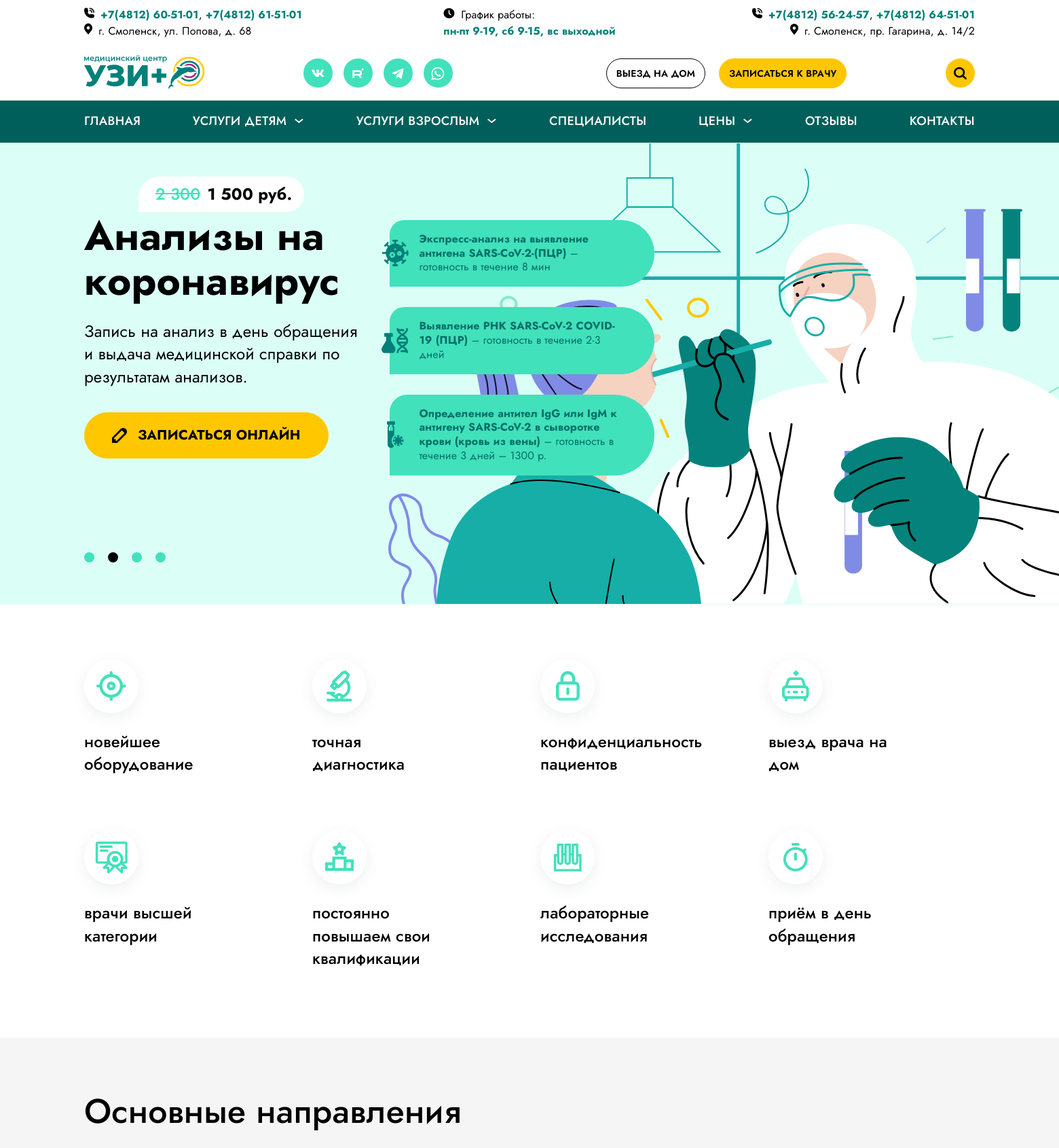
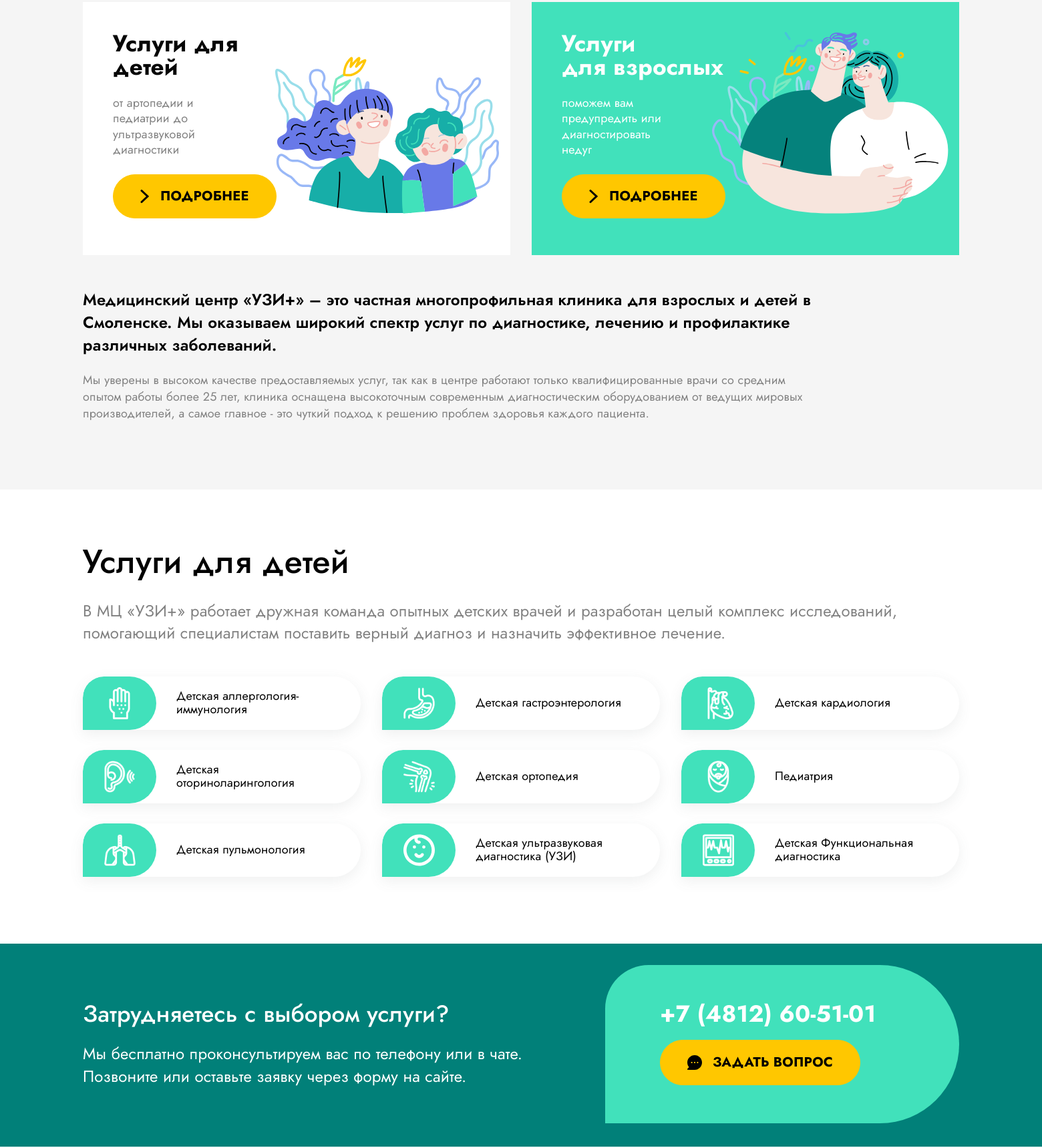
The page / (upper part) on the database its author committed (2 pictures, top to bottom).
### tables this page shows
CREATE TABLE `service_category` (
  `id` int(11) NOT NULL,
  `title` varchar(255) NOT NULL,
  `for-children` tinyint(1) DEFAULT NULL,
  `image` varchar(255) NOT NULL,
  `icon` varchar(255) NOT NULL,
  `lead` text NOT NULL,
  `text` text NOT NULL,
  `article` text NOT NULL,
  `favorite` tinyint(1) DEFAULT NULL
);

### index.php (called while the page is built, shortened)
<?php
	require_once('config.php');
  include "./templates/_head.php";
  include "./templates/_header.php";
  include "./components/hero.php";
  include "./components/benefits.php";
  include "./components/main-directions.php";
  include "./components/service-preview.php";
  include "./components/promo.php";
?>
<?php include "./templates/_footer.php"; ?>

### config.php (called while the page is built, shortened)
<?php
$data_base = new PDO('mysql:host=localhost;dbname=uzi_plus', 'root', 'root');
$sql_cat = "SELECT * FROM `service_category` WHERE `for-children` IS NOT NULL";
$result_cat = $data_base->query($sql_cat);
$category_children = $result_cat->fetchAll(PDO::FETCH_ASSOC);
?>

### templates/_service-category-preview-item.php (the view)
<li class="service-preview__item">
  <a href="service-item-page.php?service-cat=<?php echo $item['id']; ?>" class="service-preview__link">
    <div class="service-preview__icon">
      <img src="<?php echo$item['icon']; ?>" alt="">
    </div>
    <p class="service-preview__text"><?php echo $item['title']; ?></p>
  </a>
</li>

### templates/_head.php (shortened to what this page needs)
<!DOCTYPE html>
<html lang="ru">
<head>
  <link rel="stylesheet" href="./libs/normalize.min.css">
  <link rel="stylesheet" href="./libs/swiper-bundle.min.css">
  <link rel="stylesheet" href="./libs/itc-custom-select.css">
  <link rel="stylesheet" href="./libs/fancybox.css">
  <link rel="stylesheet" href="./libs/bvi.min.css" type="text/css">
  <link rel="stylesheet" href="./css/style.css">
</head>
<body>
  <main>

### templates/_header.php (shortened to what this page needs)
<header class="header">
  <div class="wrapper">
    <div class="header__top">
      <div class="header__top-item">
        <a href="tel:+74812605101" class="tel">+7(4812) 60-51-01</a>, <a href="tel:+74812615101" class="tel">+7(4812)
          61-51-01</a><br>
        г. Смоленск, ул. Попова, д. 68
      </div>
      <div class="header__top-item">
        График работы:<br> <span>пн-пт 9-19, сб 9-15, вс выходной</span>
      </div>
      <div class="header__top-item">
        <a href="tel:+74812562457" class="tel">+7(4812) 56-24-57</a>, <a href="tel:+74812645101" class="tel">+7(4812)
          64-51-01</a><br>
        г. Смоленск, пр. Гагарина, д. 14/2
      </div>
    </div>
    <div class="header__bottom">
      <div class="header__logo">
        <a href="#">
          <img src="./img/logo/logo.svg" alt="Логотип УЗИ+" width="177">
        </a>
      </div>
      <?php include "./components/items/social-list.php"; ?>
      <div class="header__buttons">
        <a href="#" class="button button--small button--light">Выезд на дом</a>
        <a href="#" class="button button--small ">Записаться к врачу</a>
      </div>
      <a class="header__search button" href="#">
        <img src="./img/icons/search.svg" alt="иконка">
      </a>
    </div>
  </div>
  <?php include "./templates/_navigation.php";?>
</header>

### components/items/social-list.php (shortened to what this page needs)
<ul class="social-list">
  <li><a href="#" title="Вконтакте"></a></li>
  <li><a href="#" title="Rutube">
    </a></li>
  <li><a href="#" title="Telegram"></a></li>
  <li><a href="#" title="Whatsapp"></a></li>
</ul>

### templates/_navigation.php (shortened to what this page needs)
<nav class="navigation">
  <div class="wrapper">
    <ul class="navigation__list">
      <li><a class="navigation__link" href="./index.php">Главная</a></li>
      <li><a class="navigation__link navigation__link--mod" href="./services-for-children.php">Услуги детям
          <svg width="13" height="6" fill="none" xmlns="http://www.w3.org/2000/svg">
            <path d="m11.346 1-5 4-5-4" stroke="#fff" stroke-width="2" stroke-linecap="round" stroke-linejoin="round" />
          </svg>
        </a>
      </li>
      <li>
        <a class="navigation__link navigation__link--mod" href="./services-for-adult.php">Услуги взрослым
          <svg width="13" height="6" fill="none" xmlns="http://www.w3.org/2000/svg">
            <path d="m11.346 1-5 4-5-4" stroke="#fff" stroke-width="2" stroke-linecap="round" stroke-linejoin="round" />
          </svg>
        </a>
      </li>
      <li>
        <a class="navigation__link" href="./all-specialists.php">Специалисты</a>
      </li>
      <li>
        <a class="navigation__link navigation__link--mod" href="./all-prices.php">Цены
          <svg width="13" height="6" fill="none" xmlns="http://www.w3.org/2000/svg">
            <path d="m11.346 1-5 4-5-4" stroke="#fff" stroke-width="2" stroke-linecap="round" stroke-linejoin="round" />
          </svg>
        </a>
      </li>
      <li>
        <a class="navigation__link" href="./all-reviews.php">Отзывы</a>
      </li>
      <li>
        <a class="navigation__link" href="./contacts.php">Контакты</a>
      </li>
    </ul>
  </div>
</nav>

### components/hero.php (shortened to what this page needs)
<section class="hero">
  <div class="swiper slider-hero">
    <div class="swiper-wrapper">
      <article class="swiper-slide slider-hero__item slider-hero__item--2">
        <div class="wrapper">
          <div class="slider-hero__details">
            <span class="slider-hero__price"><del>2 300</del> 1 500 руб.</span>
            <h3 class="slider-hero__title">Анализы на коронавирус</h3>
            <p class="slider-hero__description">Запись на анализ в день обращения и выдача медицинской справки
              по результатам анализов.</p>
            <ul class="slider-hero__list slider-hero__list--long">
              <li>
                <div class="icon icon--microbe"></div>
                <span><b>Экспресс-анализ на выявление антигена SARS-CoV-2-(ПЦР)</b> – готовность в течение 8
                  мин</span>
              </li>
              <li>
                <div class="icon icon--tubes"></div>
                <span><b>Выявление РНК SARS-CoV-2 COVID-19 (ПЦР)</b> – готовность в течение 2-3 дней</span>
              </li>
              <li>
                <div class="icon icon--tubes-2"></div>
                <span><b>Определение антител IgG или IgM к антигену SARS-CoV-2 в сыворотке крови (кровь из
                    вены)</b> – готовность в течение 3 дней – 1300 р.</span>
              </li>
            </ul>
            <a href="#" class="button button--icon">
              <span>Записаться онлайн</span></a>
          </div>
          <div class="slider-hero__image">
            <img src="./img/artwork/analizy-na-koronavirus.svg" alt="картинка услуги" height="685">
          </div>
        </div>
      </article>
    </div>
    <div class="slider-hero__pagination">
      <div class="wrapper">
        <div class="swiper-pagination"></div>
      </div>
    </div>
  </div>
</section>

### components/benefits.php (shortened to what this page needs)
<section class="benefits section">
  <div class="wrapper">
    <ul class="benefits__list">
      <li class="benefits__item">
        <div class="benefits__icon">
        </div>
        <span class="benefits__text">новейшее оборудование</span>
      </li>
      <li class="benefits__item">
        <div class="benefits__icon"></div>
        <span class="benefits__text">точная диагностика</span>
      </li>
      <li class="benefits__item">
        <div class="benefits__icon">
        </div>
        <span class="benefits__text">конфиденциальность пациентов</span>
      </li>
      <li class="benefits__item">
        <div class="benefits__icon">
        </div>
        <span class="benefits__text">выезд врача на дом</span>
      </li>
      <li class="benefits__item">
        <div class="benefits__icon">
        </div>
        <span class="benefits__text">врачи высшей категории</span>
      </li>
      <li class="benefits__item">
        <div class="benefits__icon">
        </div>
        <span class="benefits__text">постоянно повышаем свои квалификации</span>
      </li>
      <li class="benefits__item">
        <div class="benefits__icon">
        </div>
        <span class="benefits__text">лабораторные исследования</span>
      </li>
      <li class="benefits__item">
        <div class="benefits__icon">
        </div>
        <span class="benefits__text">приём в день обращения</span>
      </li>
    </ul>
  </div>
</section>

### components/main-directions.php
<section class="main-directions section">
  <div class="wrapper">
    <h2 class="title">Основные направления</h2>
    <ul class="main-directions__list">
        <li class="main-directions__card">
          <div class="main-directions__content">
            <h3 class="main-directions__item-name">Услуги для детей</h3>
            <p class="main-directions__text">от артопедии и педиатрии до ультразвуковой диагностики</p>
            <a href="./services-for-children.php" class="button button--icon">
              <svg xmlns="http://www.w3.org/2000/svg" width="14" height="20" fill="none">
                <path stroke="#000000" stroke-linecap="round" stroke-width="3" d="m2 1.5 9 8.5-9 8.5" />
              </svg><span>Подробнее</span>
            </a>
            <div class="main-directions__image">
              <img src="./img/artwork/for-children.svg" alt="рисунок детей в клинике" width="336" height="235">
            </div>
          </div>
        </li>
        <li class="main-directions__card main-directions__card--mod">
          <div class="main-directions__content">
            <h3 class="main-directions__item-name">Услуги для&nbsp;взрослых</h3>
            <p class="main-directions__text">поможем вам предупредить или диагностировать недуг</p>
            <a href="./services-for-adult.php" class="button button--icon">
              <svg xmlns="http://www.w3.org/2000/svg" width="14" height="20" fill="none">
                <path stroke="#000" stroke-linecap="round" stroke-width="3" d="m2 1.5 9 8.5-9 8.5" />
              </svg><span>Подробнее</span>
            </a>
            <div class="main-directions__image">
              <img src="./img/artwork/for-people.svg" alt="рисунок взрослых пациентов в клинике" width="354"
                height="272">
            </div>
          </div>
        </li>
      </ul>
    <div class="description">
      <p class="lead">Медицинский центр «УЗИ+» – это частная многопрофильная клиника для взрослых и детей в Смоленске. Мы оказываем широкий спектр услуг по диагностике, лечению и профилактике различных заболеваний.</p>
      <p> Мы уверены в высоком качестве предоставляемых услуг, так как в центре работают только квалифицированные врачи со средним опытом работы более 25 лет, клиника оснащена высокоточным современным диагностическим оборудованием от ведущих мировых производителей, а самое главное - это чуткий подход к решению проблем здоровья каждого пациента.</p>
    </div>
  </div>
</section>

### components/service-preview.php
<section class="service-preview section">
  <div class="wrapper">
    <h2 class="title">Услуги для детей</h2>
    <p class="subtitle">В МЦ «УЗИ+» работает дружная команда опытных детских врачей и разработан целый комплекс исследований, помогающий специалистам поставить верный диагноз и назначить эффективное лечение.</p>
    <ul class="service-preview__list">
      <?php
        $sql = "SELECT * FROM `service_category` WHERE id > 23";
        $result = $data_base->query($sql);
        $service_preview = $result->fetchAll(PDO::FETCH_ASSOC);
        foreach( $service_preview as $item) {
          include "./templates/_service-category-preview-item.php";
        };
      ?>
    </ul>
  </div>
</section>

### components/promo.php (shortened to what this page needs)
<section class="promo">
  <div class="wrapper">
    <div class="promo__text">
      <h2 class="title">Затрудняетесь с выбором услуги?</h2>
      <p class="subtitle">Мы бесплатно проконсультируем вас по телефону или в чате.
        Позвоните или оставьте заявку через форму на сайте.</p>
    </div>
    <div class="promo__call">
      <a href="tel:+74812605101">+7 (4812) 60-51-01</a>
      <a href="#" class="button button--icon">
        <span>Задать вопрос</span></a>
    </div>
  </div>
</section>

### templates/_footer.php (shortened to what this page needs)
</main>
            <?php include "./components/items/social-list.php"; ?>
</body>
</html>

### rows shown on the page
service_category: icon (picture), title "Детская аллергология-иммунология"
service_category: icon (picture), title "Детская гастроэнтерология"
service_category: icon (picture), title "Детская кардиология"
service_category: icon (picture), title "Детская оториноларингология"
service_category: icon (picture), title "Детская ортопедия"
service_category: icon (picture), title "Педиатрия"
service_category: icon (picture), title "Детская пульмонология"
service_category: icon (picture), title "Детская ультразвуковая диагностика (УЗИ)"
service_category: icon (picture), title "Детская Функциональная диагностика"
